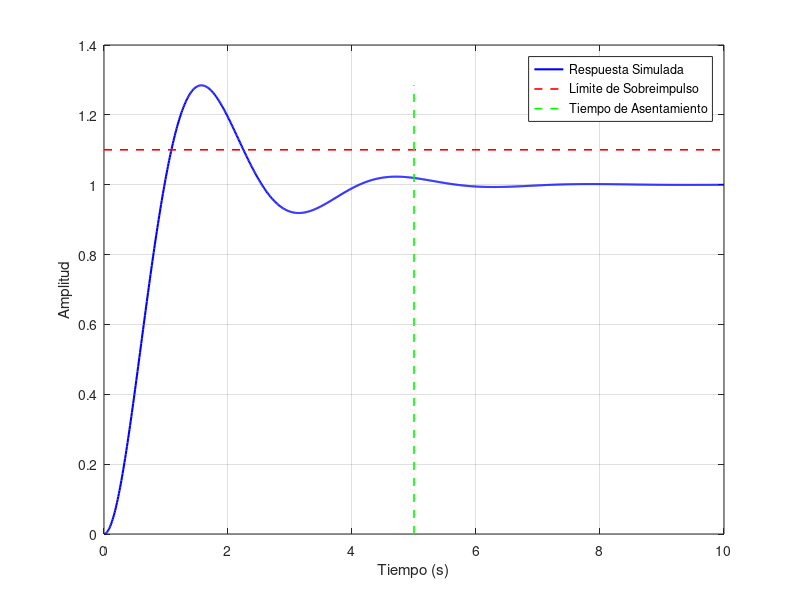

Reproduce this figure in MATLAB.
% Lab6: Script de ejemplo para graficar una respuesta y definir una función local
% Autor: Generado por asistente

% Datos de ejemplo para la gráfica
t = linspace(0,10,1000);
y = 1.0*(1 - exp(-0.8*t).*(cos(2.0*t) + 0.4*sin(2.0*t))); % respuesta ejemplo

figure;
plot(t,y,'b','LineWidth',1.5); hold on;

% Límite de sobreimpulso (ejemplo)
overshoot_limit = 1.1; % valor de ejemplo
plot([t(1) t(end)],[overshoot_limit overshoot_limit],'r--','LineWidth',1.2);

% Tiempo de asentamiento (ejemplo)
settling_time = 5; % tiempo de asentamiento de ejemplo (s)
plot([settling_time settling_time],[min(y) max(y)],'g--','LineWidth',1.2);

xlabel('Tiempo (s)');
ylabel('Amplitud');
legend('Respuesta Simulada', 'Límite de Sobreimpulso', 'Tiempo de Asentamiento', 'Location', 'best');
grid on;
hold off;

% ==========================================
% FUNCIÓN LOCAL PARA EL SOLVER (Debe ir al final del archivo)
% ==========================================
function F = sistema_ecuaciones(vars, K, tau, sd)
    Kp_test = vars(1);
    Ti_test = vars(2);
    Td_test = vars(3);

    % Evaluamos G y Gpid en s = sd
    G_sd = K / (tau * sd + 1);
    Gpid_sd = Kp_test * (1 + 1/(Ti_test * sd) + Td_test * sd);

    % Lazo abierto evaluado en sd
    L_sd = Gpid_sd * G_sd;

    % Condición principal: L(sd) = -1 (que equivale a módulo 1 y fase -180)
    % Por lo tanto, L(sd) + 1 = 0
    error_ecuacion = L_sd + 1;

    % Separamos parte real e imaginaria para que fsolve resuelva 2 ecuaciones
    eq1 = real(error_ecuacion);
    eq2 = imag(error_ecuacion);

    % Necesitamos una tercera ecuación (restricción) porque tenemos 3 variables.
    % Usamos la relación heurística clásica de que Td es un cuarto de Ti.
    eq3 = Td_test - (Ti_test / 4.0);

    F = [eq1; eq2; eq3];
end
